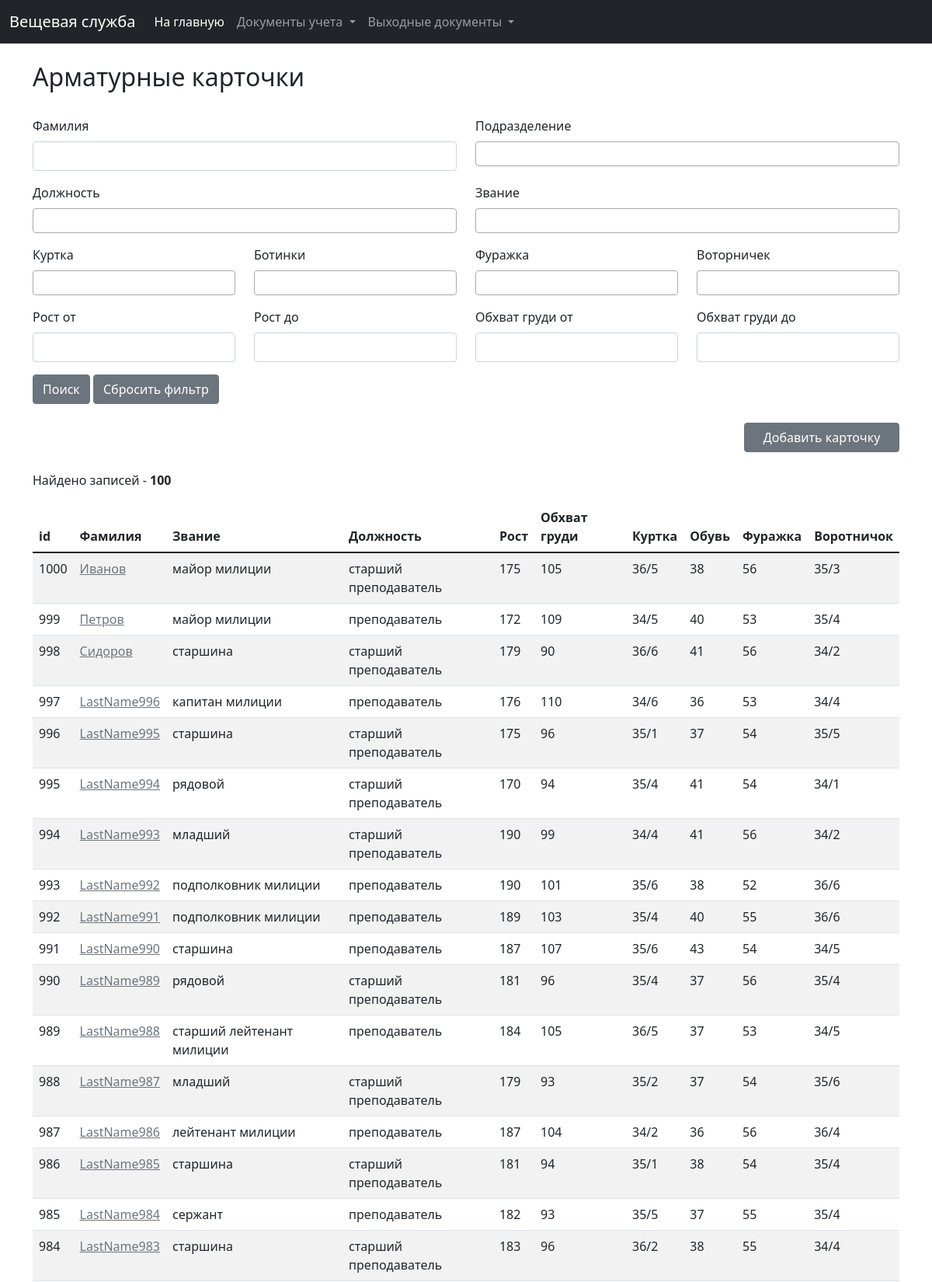
/clothing/cards (upper part), run on the app's committed database.
### clothing/models.py (models this page shows, shortened)
class Card(models.Model):
    employee = models.ForeignKey(Employee, on_delete=models.CASCADE, verbose_name="Сотрудник/курсант")
    norm = models.ForeignKey(Norm, on_delete=models.CASCADE, verbose_name="Норма")
    growth = models.IntegerField(verbose_name="Рост", blank=True, null=True)
    bust = models.IntegerField(verbose_name="Обхват груди", blank=True, null=True)
    jacket = models.ForeignKey(Dimensions, on_delete=models.SET_NULL, verbose_name="Куртка", blank=True, null=True)
    shoes = models.ForeignKey(ShoesDimensions, on_delete=models.SET_NULL, verbose_name="Обувь", blank=True, null=True)
    cap = models.ForeignKey(CapDimensions, on_delete=models.SET_NULL, verbose_name="Фуражка", blank=True, null=True)
    collar = models.ForeignKey(Dimensions, on_delete=models.SET_NULL, verbose_name="Воротничок", related_name="collar",
                               blank=True, null=True)
    clothes = models.ManyToManyField(Clothes, verbose_name="Имущество", through='ClothesInCard', blank=True)
    created_at = models.DateTimeField(verbose_name="Дата и время создания", auto_created=True, blank=True, null=True)
    last_modified = models.DateTimeField(verbose_name="Дата и время последнего изменения", auto_now=True, blank=True,
                                         null=True)
    class Meta:
        ordering = ('-id',)
        verbose_name = 'Арматурная карточка'
        verbose_name_plural = 'Арматурные карточки'

class Employee(models.Model):
    last_name = models.CharField(verbose_name="Фамилия", max_length=30)
    first_name = models.CharField(verbose_name="Имя", max_length=30)
    patronymic = models.CharField(verbose_name="Отчество", max_length=30)
    subdivision = models.ForeignKey(Subdivision, on_delete=models.SET_NULL, verbose_name="Подразделение", blank=True,
                                    null=True)
    sex = models.IntegerField(choices=SEX, verbose_name="Пол", blank=True, null=True, default=1)
    kind = models.IntegerField(choices=EMPLOYEE_KIND, verbose_name="Тип сотрудника")
    rank = models.ForeignKey(Rank, on_delete=models.CASCADE, verbose_name="Звание", blank=True, null=True)
    position = models.ForeignKey(Position, on_delete=models.SET_NULL, verbose_name="Должность", blank=True, null=True)
    is_on_decree = models.BooleanField(verbose_name="В декрете", default=False)
    decree_start = models.DateField(verbose_name="Начало декрета", blank=True, null=True)
    decree_finish = models.DateField(verbose_name="Окончание декрета", blank=True, null=True)
    date_of_birth = models.DateField(verbose_name="Дата рождения", blank=True, null=True)
    last_modified = models.DateTimeField(verbose_name="Дата и время последнего редактирования", auto_now=True)
    def __str__(self):
        return self.last_name
    class Meta:
        ordering = ('-id',)
        verbose_name = 'Сотрудник'
        verbose_name_plural = 'Сотрудники'

class Rank(models.Model):
    rank = models.CharField(verbose_name="Звание", max_length=50)
    created_at = models.DateTimeField(verbose_name="Дата и время создания", auto_created=True, blank=True, null=True)
    last_modified = models.DateTimeField(verbose_name="Дата и время последнего изменения", auto_now=True, blank=True,
                                         null=True)
    def __str__(self):
        return self.rank
    class Meta:
        ordering = ('id',)
        verbose_name = 'Звание'
        verbose_name_plural = 'Звания'

class Position(models.Model):
    position = models.CharField(verbose_name="Должность", max_length=255)
    created_at = models.DateTimeField(verbose_name="Дата и время создания", auto_created=True, blank=True, null=True)
    last_modified = models.DateTimeField(verbose_name="Дата и время последнего изменения", auto_now=True, blank=True,
                                         null=True)
    def __str__(self):
        return self.position
    class Meta:
        ordering = ('position',)
        verbose_name = 'Должность'
        verbose_name_plural = 'Должности'

class Dimensions(models.Model):
    dimension = models.CharField(max_length=20, verbose_name="Размер")
    def __str__(self):
        return self.dimension
    class Meta:
        ordering = ('dimension',)
        verbose_name = 'Размер (куртки)'
        verbose_name_plural = 'Размеры (куртки)'

class ShoesDimensions(models.Model):
    shoes_dimension = models.CharField(max_length=20, verbose_name="Размер обуви")
    def __str__(self):
        return self.shoes_dimension
    class Meta:
        ordering = ('shoes_dimension',)
        verbose_name = 'Размер (обуви)'
        verbose_name_plural = 'Размеры (обуви)'

class CapDimensions(models.Model):
    cap_dimension = models.CharField(max_length=20, verbose_name="Размер фуражки")
    def __str__(self):
        return self.cap_dimension
    class Meta:
        ordering = ('cap_dimension',)
        verbose_name = 'Размер (фуражки)'
        verbose_name_plural = 'Размеры (фуражки)'

### clothing/views.py (the view)
# urls.py: path('cards', views.card_list, name='card_list'),
def card_list(request):
    f = CardFilter(request.GET, queryset=Card.objects.all())
    paginator = Paginator(f.qs, 50)
    page = request.GET.get('page')
    cards_list = paginator.get_page(page)
    card_form = CardForm()
    return render(request, 'clothing/card/card_list.html',
                  {'list': cards_list, 'card_form': card_form, 'filter': f})

### clothing/forms.py
class CardForm(ModelForm):
    class Meta:
        model = Card
        fields = '__all__'

### clothing/models.py (called while the page is built)
    def __str__(self):
        return self.subdivision_name

    def __str__(self):
        return self.norm_title

### clothing/templatetags/url_replace.py (called while the page is built)
@register.simple_tag
def url_replace(request, field, value):
    d = request.GET.copy()
    d[field] = value
    return d.urlencode()

### clothing/templates/clothing/card/card_list.html (shortened to what this page needs)
{% extends 'base_list.html' %}
{% load widget_tweaks %}
{% load static %}
{% block list_title %}Арматурные карточки{% endblock %}
{% block filters %}
    <form action="{% url 'clothing:card_list' %}">
        <div class="row">
            <div class="col-md-6">
                <div class="mb-3">
                    <label class="form-label">Фамилия</label>
                    {% render_field filter.form.last_name class+="form-control" %}
                </div>
            </div>
            <div class="col-md-6">
                <div class="mb-3">
                    <label class="form-label">Подразделение</label>
                </div>
            </div>
        </div>
        <div class="row">
            <div class="col-md-6">
                <div class="mb-3">
                    <label class="form-label">Должность</label>
                </div>
            </div>
            <div class="col-md-6">
                <div class="mb-3">
                    <label class="form-label">Звание</label>
                </div>
            </div>
        </div>
        <div class="row">
            <div class="col-md-3">
                <div class="mb-3">
                    <label class="form-label">Куртка</label>
                </div>
            </div>
            <div class="col-md-3">
                <div class="mb-3">
                    <label class="form-label">Ботинки</label>
                </div>
            </div>
            <div class="col-md-3">
                <div class="mb-3">
                    <label class="form-label">Фуражка</label>
                </div>
            </div>
            <div class="col-md-3">
                <div class="mb-3">
                    <label class="form-label">Воторничек</label>
                </div>
            </div>
        </div>
        <div class="row">
            <div class="col-md-3">
                <div class="mb-3">
                    <label class="form-label">Рост от</label>
                    {% render_field filter.form.growth_from class+="form-control" %}
                </div>
            </div>
            <div class="col-md-3">
                <div class="mb-3">
                    <label class="form-label">Рост до</label>
                    {% render_field filter.form.growth_till class+="form-control" %}
                </div>
            </div>
            <div class="col-md-3">
                <div class="mb-3">
                    <label class="form-label">Обхват груди от</label>
                    {% render_field filter.form.bust_from class+="form-control" %}
                </div>
            </div>
            <div class="col-md-3">
                <div class="mb-3">
                    <label class="form-label">Обхват груди до</label>
                    {% render_field filter.form.bust_till class+="form-control" %}
                </div>
            </div>
        </div>
        <button type="submit" class="btn btn-secondary">Поиск</button>
        <a href="{% url 'clothing:card_list' %}" class="btn btn-secondary">Сбросить фильтр</a>
    </form>
{% endblock %}
{% block add_button %}
    <a href="#card_add_data_form" data-bs-toggle="modal" class="btn btn-secondary"
       style="display: block; margin-left:auto; width: 200px;">Добавить карточку</a>
{% endblock %}
{% block list %}
    <table class="table table-striped table-hover">
        <thead>
        <tr>
            <th scope="col">id</th>
            <th scope="col">Фамилия</th>
            <th scope="col">Звание</th>
            <th scope="col">Должность</th>
            <th scope="col">Рост</th>
            <th scope="col">Обхват груди</th>
            <th scope="col">Куртка</th>
            <th scope="col">Обувь</th>
            <th scope="col">Фуражка</th>
            <th scope="col">Воротничок</th>
        </tr>
        </thead>
        <tbody>
        {% for card in list %}
            <tr>
                <td>{{ card.id }}</td>
                <td><a href="{% url 'clothing:get_card' card.id %}"
                       class="link-secondary">{{ card.employee.last_name|default_if_none:"Нет данных" }}</a>
                </td>
                <td>{{ card.employee.rank|default_if_none:"" }}</td>
                <td>{{ card.employee.position|default_if_none:"" }}</td>
                <td>{{ card.growth|default_if_none:"" }}</td>
                <td>{{ card.bust|default_if_none:"" }}</td>
                <td>{{ card.jacket|default_if_none:"" }}</td>
                <td>{{ card.shoes|default_if_none:"" }}</td>
                <td>{{ card.cap|default_if_none:"" }}</td>
                <td>{{ card.collar|default_if_none:"" }}</td>
            </tr>
        {% endfor %}
        </tbody>
    </table>
{% endblock %}

### data on the page
Card: id "1000", employee.last_name "Иванов", employee.rank "майор милиции", employee.position "старший преподаватель", growth "175", bust "105", jacket "36/5", shoes "38", cap "56", collar "35/3"
Card: id "999", employee.last_name "Петров", employee.rank "майор милиции", employee.position "преподаватель", growth "172", bust "109", jacket "34/5", shoes "40", cap "53", collar "35/4"
Card: id "998", employee.last_name "Сидоров", employee.rank "старшина", employee.position "старший преподаватель", growth "179", bust "90", jacket "36/6", shoes "41", cap "56", collar "34/2"
Card: id "997", employee.last_name "LastName996", employee.rank "капитан милиции", employee.position "преподаватель", growth "176", bust "110", jacket "34/6", shoes "36", cap "53", collar "34/4"
Card: id "996", employee.last_name "LastName995", employee.rank "старшина", employee.position "старший преподаватель", growth "175", bust "96", jacket "35/1", shoes "37", cap "54", collar "35/5"
Card: id "995", employee.last_name "LastName994", employee.rank "рядовой", employee.position "старший преподаватель", growth "170", bust "94", jacket "35/4", shoes "41", cap "54", collar "34/1"
Card: id "994", employee.last_name "LastName993", employee.rank "младший", employee.position "старший преподаватель", growth "190", bust "99", jacket "34/4", shoes "41", cap "56", collar "34/2"
Card: id "993", employee.last_name "LastName992", employee.rank "подполковник милиции", employee.position "преподаватель", growth "190", bust "101", jacket "35/6", shoes "38", cap "52", collar "36/6"
Card: id "992", employee.last_name "LastName991", employee.rank "подполковник милиции", employee.position "преподаватель", growth "189", bust "103", jacket "35/4", shoes "40", cap "55", collar "36/6"
Card: id "991", employee.last_name "LastName990", employee.rank "старшина", employee.position "преподаватель", growth "187", bust "107", jacket "35/6", shoes "43", cap "54", collar "34/5"
Card: id "990", employee.last_name "LastName989", employee.rank "рядовой", employee.position "старший преподаватель", growth "181", bust "96", jacket "35/4", shoes "37", cap "56", collar "35/4"
Card: id "989", employee.last_name "LastName988", employee.rank "старший лейтенант милиции", employee.position "преподаватель", growth "184", bust "105", jacket "36/5", shoes "37", cap "53", collar "34/5"
Card: id "988", employee.last_name "LastName987", employee.rank "младший", employee.position "старший преподаватель", growth "179", bust "93", jacket "35/2", shoes "37", cap "54", collar "35/6"
Card: id "987", employee.last_name "LastName986", employee.rank "лейтенант милиции", employee.position "преподаватель", growth "187", bust "104", jacket "34/2", shoes "36", cap "56", collar "36/4"
Card: id "986", employee.last_name "LastName985", employee.rank "старшина", employee.position "старший преподаватель", growth "181", bust "94", jacket "35/1", shoes "38", cap "54", collar "35/4"
Card: id "985", employee.last_name "LastName984", employee.rank "сержант", employee.position "преподаватель", growth "182", bust "93", jacket "35/5", shoes "37", cap "55", collar "35/4"
Card: id "984", employee.last_name "LastName983", employee.rank "старшина", employee.position "старший преподаватель", growth "183", bust "96", jacket "36/2", shoes "38", cap "55", collar "34/4"

### other printed values
{{ filter.qs|length }} "100"
